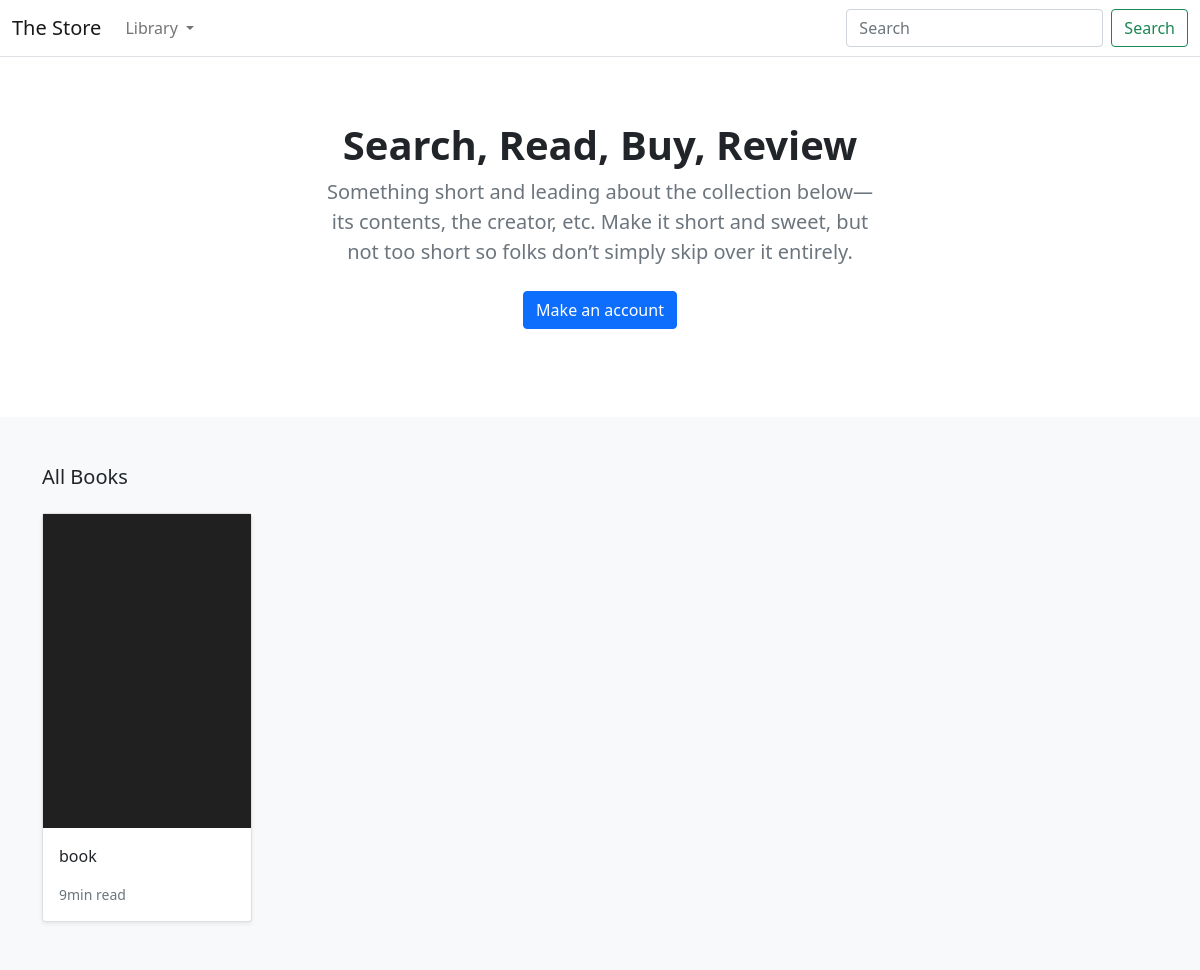
/, run on an earlier commit of the app's database.
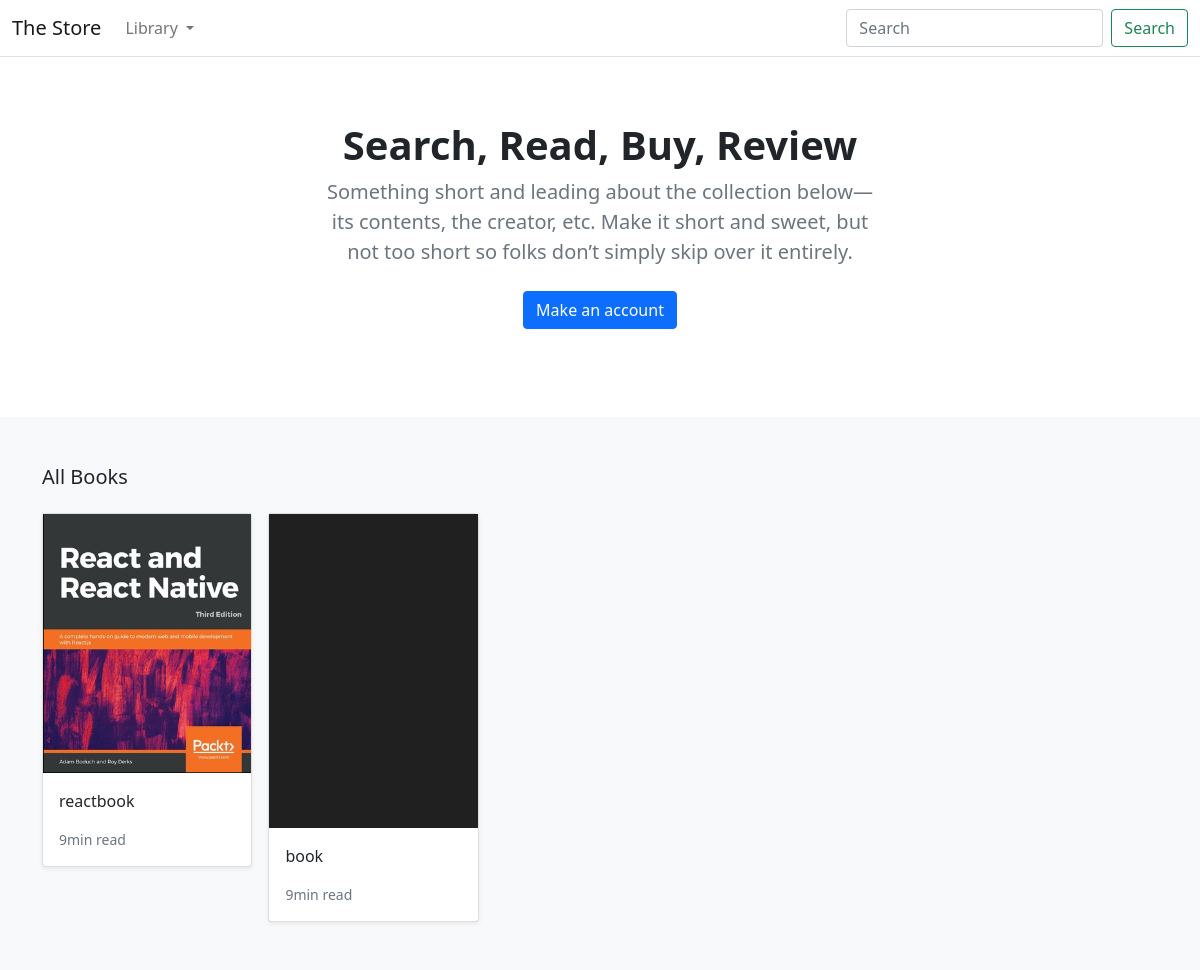
And on a later commit of the database.
### ecommerce/models.py (models this page shows, shortened)
class Product(models.Model):
    category = models.ForeignKey(Category, related_name='product', on_delete=models.CASCADE)
    created_by = models.ForeignKey(User, on_delete=models.CASCADE, related_name='product_creator')
    title = models.CharField(max_length=255)
    author = models.CharField(max_length=255, default='admin')
    description = models.TextField(blank=True)
    image = models.ImageField(upload_to='images/', default='images/default.jpeg')
    slug = models.SlugField(max_length=255)
    price = models.DecimalField(max_digits=4, decimal_places=2)
    in_stock = models.BooleanField(default=True)
    is_active = models.BooleanField(default=True)
    created = models.DateTimeField(auto_now_add=True)
    updated = models.DateTimeField(auto_now=True)
    objects = models.Manager()
    products = models.Manager()
    class Meta:
        verbose_name_plural = 'Products'
        ordering = ('-created',)
    def get_absolute_url(self):
        return reverse('ecommerce:product_detail', args=[self.slug])

### ecommerce/views.py (the view)
# urls.py: path('', views.product_all, name='product_all'),
def product_all(request):
    products = Product.products.all()
    return render(request, 'ecommerce/home.html', {'products': products})

### ecommerce/context_processors.py (called while the page is built)
def categories(request):
    return {
        'categories': Category.objects.all()
    }

### ecommerce/models.py (called while the page is built)
    def get_absolute_url(self):
        return reverse('ecommerce:category_list', args=[self.slug])

### templates/ecommerce/home.html (shortened to what this page needs)
{% extends "./base.html"%}
{% load static %}
{% block content %}
<section class="py-5 text-center container">
    <div class="row py-lg-3">
      <div class="col-lg-6 col-md-8 mx-auto">
        <h1 class="h1 fw-bold">Search, Read, Buy, Review</h1>
        <p class="lead text-muted">Something short and leading about the collection below—its contents, the creator,
          etc. Make it short and sweet, but not too short so folks don’t simply skip over it entirely.</p>
        <p>
          <a href="#" class="btn btn-primary my-2">Make an account</a>
        </p>
      </div>
    </div>
  </section>
  <div class="album py-5 bg-light">
    <div class="container">
      <div class="pb-3 h5">All Books</div>
      <div class="row row-cols-1 row-cols-sm-2 row-cols-md-5 g-3">
        {% for product in products %}
        <div class="col">
          <div class="card shadow-sm">
            <img class="img-fluid" alt="Responsive image" src="{{ product.image.url}}">
            <div class="card-body">
              <p class="card-text">
                <a class="text-dark text-decoration-none" href="{{ product.get_absolute_url }}">{{ product.title }}</a>
              </p>
              <div class="d-flex justify-content-between align-items-center">
                <small class="text-muted">9min read</small>
              </div>
            </div>
          </div>
        </div>
        {% endfor %}
      </div>
    </div>
  </div>
{% endblock %}

### templates/ecommerce/base.html (shortened to what this page needs)
{% load static %}
<!DOCTYPE html>
<html lang="en">
    <head>
        <link
            href="https://cdn.jsdelivr.net/npm/bootstrap@5.0.0-beta1/dist/css/bootstrap.min.css"
            rel="stylesheet"
        />
    </head>
    <body>
        <header>
            <nav class="navbar navbar-expand-md navbar-light bg-white border-bottom">
                <div class="container-fluid">
                    <a class="navbar-brand" href="/">The Store</a>
                    <div class="collapse navbar-collapse" id="navbarCollapse">
                        <ul class="navbar-nav me-auto mb-2 mb-md-0">
                            <li class="nav-item dropdown">
                                <a class="nav-link dropdown-toggle" href="#" id="navbarDropdown" role="button"
                                    data-bs-toggle="dropdown" aria-expanded="false">
                                    Library
                                </a>
                            </li>
                        </ul>
                        <form class="d-flex">
                            <input class="form-control me-2" type="search" placeholder="Search" aria-label="Search">
                            <button class="btn btn-outline-success" type="submit">Search</button>
                        </form>
                    </div>
                </div>
            </nav>
        </header>
        <div id="content">{% block content %} {% endblock %}</div>
    </body>
</html>

What changed in the data, as far as the page shows it:
added Product: image (picture), title "reactbook"
